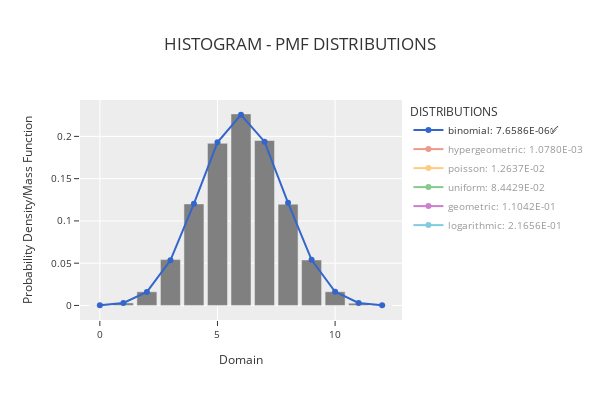

Notebook source saved alongside this figure:
### Markdown cell above
**Plot histogram and compare with N distributions**

### Code cell
phi.plot_histogram_distributions()

### Figure 1 — Plotly figure (JSON) as saved in the notebook; plotly's stock layout.template omitted (floating-point values rounded to 4 significant figures)
{"data": [{"marker": {"color": "rgba(128,128,128,1)"}, "name": "Data", "showlegend": false, "type": "bar", "x": [0.0, 1.0, 2.0, 3.0, 4.0, 5.0, 6.0, 7.0, 8.0, 9.0, 10.0, 11.0, 12.0], "y": [0.00025, 0.003, 0.01617, 0.05422, 0.1201, 0.1918, 0.2266, 0.1951, 0.1198, 0.0538, 0.01625, 0.00266, 0.00025]}, {"line": {"color": "#3366CC", "width": 2}, "mode": "lines+markers", "name": "binomial: 7.6586E-06✅", "type": "scatter", "visible": true, "x": [0.0, 1.0, 2.0, 3.0, 4.0, 5.0, 6.0, 7.0, 8.0, 9.0, 10.0, 11.0, 12.0], "y": [0.0002411, 0.002899, 0.01598, 0.05338, 0.1203, 0.193, 0.2256, 0.1938, 0.1214, 0.05405, 0.01625, 0.00296, 0.0002472]}, {"line": {"color": "#DC3912", "width": 2}, "mode": "lines+markers", "name": "hypergeometric: 1.0780E-03", "type": "scatter", "visible": "legendonly", "x": [0.0, 1.0, 2.0, 3.0, 4.0, 5.0, 6.0, 7.0, 8.0, 9.0, 10.0, 11.0, 12.0], "y": [0.0001174, 0.001715, 0.01108, 0.04202, 0.1045, 0.1807, 0.2241, 0.203, 0.1353, 0.06636, 0.02372, 0.006065, 0.001073]}, {"line": {"color": "#FF9900", "width": 2}, "mode": "lines+markers", "name": "poisson: 1.2637E-02", "type": "scatter", "visible": "legendonly", "x": [0.0, 1.0, 2.0, 3.0, 4.0, 5.0, 6.0, 7.0, 8.0, 9.0, 10.0, 11.0, 12.0], "y": [0.002479, 0.01487, 0.04462, 0.08923, 0.1338, 0.1606, 0.1606, 0.1377, 0.1033, 0.06884, 0.04131, 0.02253, 0.01127]}, {"line": {"color": "#109618", "width": 2}, "mode": "lines+markers", "name": "uniform: 8.4429E-02", "type": "scatter", "visible": "legendonly", "x": [0.0, 1.0, 2.0, 3.0, 4.0, 5.0, 6.0, 7.0, 8.0, 9.0, 10.0, 11.0, 12.0], "y": [0.07692, 0.07692, 0.07692, 0.07692, 0.07692, 0.07692, 0.07692, 0.07692, 0.07692, 0.07692, 0.07692, 0.07692, 0.07692]}, {"line": {"color": "#990099", "width": 2}, "mode": "lines+markers", "name": "geometric: 1.1042E-01", "type": "scatter", "visible": "legendonly", "x": [0.0, 1.0, 2.0, 3.0, 4.0, 5.0, 6.0, 7.0, 8.0, 9.0, 10.0, 11.0, 12.0], "y": [0.0, 0.1667, 0.1389, 0.1157, 0.09645, 0.08038, 0.06698, 0.05582, 0.04651, 0.03876, 0.0323, 0.02692, 0.02243]}, {"line": {"color": "#0099C6", "width": 2}, "mode": "lines+markers", "name": "logarithmic: 2.1656E-01", "type": "scatter", "visible": "legendonly", "x": [0.0, 1.0, 2.0, 3.0, 4.0, 5.0, 6.0, 7.0, 8.0, 9.0, 10.0, 11.0, 12.0], "y": [0.0, 0.3242, 0.1533, 0.09669, 0.0686, 0.05192, 0.04093, 0.03318, 0.02747, 0.0231, 0.01966, 0.01691, 0.01466]}], "layout": {"bargap": 0.15, "height": 400, "legend": {"font": {"size": 10}, "orientation": "v", "title": {"text": "DISTRIBUTIONS"}, "xanchor": "left", "y": 1, "yanchor": "auto"}, "title": {"text": "HISTOGRAM - PMF DISTRIBUTIONS"}, "width": 600, "xaxis": {"tickfont": {"size": 10}, "title": {"font": {"size": 12}, "text": "Domain"}}, "yaxis": {"tickfont": {"size": 10}, "title": {"font": {"size": 12}, "text": "Probability Density/Mass Function"}}}}
